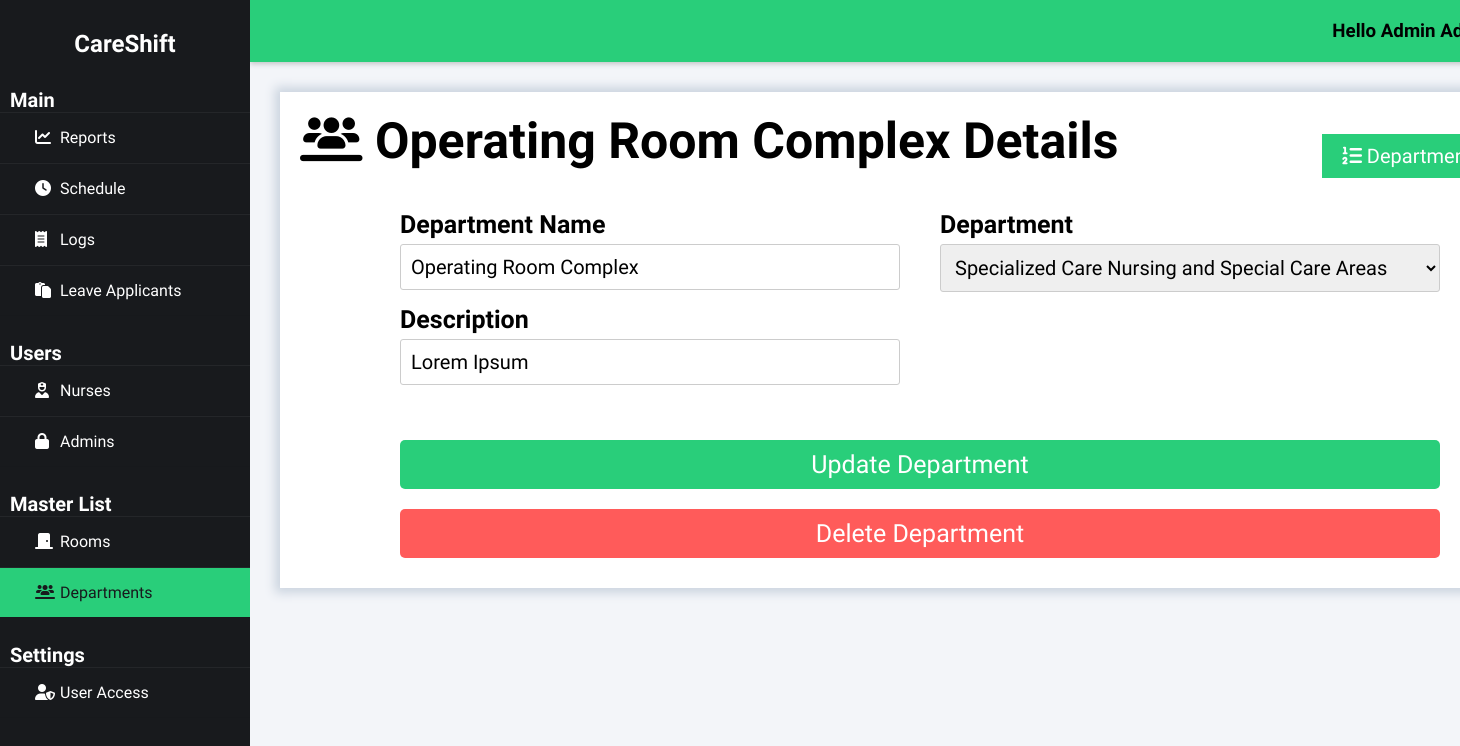
The app's page /index.php?page=departments&subpage=profile&id=1 (signed in) with its own data.
### tables this page shows
CREATE TABLE `department` (
  `department_id` int(50) NOT NULL auto_increment,
  `department_name` varchar(50) NOT NULL,
  `department_desc` varchar(255) NOT NULL,
  `dept_type_id` int(50) NOT NULL,
  PRIMARY KEY  (`department_id`),
  KEY (`dept_type_id`)
);

CREATE TABLE `dept_type` (
  `dept_type_id` int(50) NOT NULL auto_increment,
  `dept_type_name` varchar(50) NOT NULL,
  `dept_type_desc` varchar(255) NOT NULL,
  PRIMARY KEY  (`dept_type_id`)
);

### class/class.admin.php (called while the page is built, shortened)
<?php
class Admin{
	private $DB_SERVER='localhost';
	private $DB_USERNAME='root';
	private $DB_PASSWORD='';
	private $DB_DATABASE='db_careshift';
	private $conn;
	public function __construct(){
		$this->conn = new PDO("mysql:host=".$this->DB_SERVER.";dbname=".$this->DB_DATABASE,$this->DB_USERNAME,$this->DB_PASSWORD);
	}
	function get_id_by_username($username){
		$sql="SELECT adm_id FROM admin WHERE adm_username = :username";
		$q = $this->conn->prepare($sql);
		$q->execute(['username' => $username]);
		$id = $q->fetchColumn();
		return $id;
	}
	function get_fname($id){
		$sql="SELECT adm_fname FROM admin WHERE adm_id = :id";
		$q = $this->conn->prepare($sql);
		$q->execute(['id' => $id]);
		$fname = $q->fetchColumn();
		return $fname;
	}
	function get_lname($id){
		$sql="SELECT adm_lname FROM admin WHERE adm_id = :id";
		$q = $this->conn->prepare($sql);
		$q->execute(['id' => $id]);
		$lname = $q->fetchColumn();
		return $lname;
	}
}
?>

### class/class.departments.php (called while the page is built, shortened)
<?php
class Departments{
	private $DB_SERVER='localhost';
	private $DB_USERNAME='root';
	private $DB_PASSWORD='';
	private $DB_DATABASE='db_careshift';
	private $conn;
	public function __construct(){
		$this->conn = new PDO("mysql:host=".$this->DB_SERVER.";dbname=".$this->DB_DATABASE,$this->DB_USERNAME,$this->DB_PASSWORD);
	}
	function get_department_name($id){
		$sql="SELECT department_name FROM department WHERE department_id = :id";
		$q = $this->conn->prepare($sql);
		$q->execute(['id' => $id]);
		$department_name = $q->fetchColumn();
		return $department_name;
	}
	function get_department_desc($id){
		$sql="SELECT department_desc FROM department WHERE department_id = :id";
		$q = $this->conn->prepare($sql);
		$q->execute(['id' => $id]);
		$department_desc = $q->fetchColumn();
		return $department_desc;
	}
	function get_department_dept_type_id($id){
		$sql="SELECT dept_type_id FROM department WHERE department_id = :id";
		$q = $this->conn->prepare($sql);
		$q->execute(['id' => $id]);
		$dept_type_id = $q->fetchColumn();
		return $dept_type_id;
	}
}
?>

### class/class.dept_type.php (called while the page is built, shortened)
<?php
class Dept_Type{
	private $DB_SERVER='localhost';
	private $DB_USERNAME='root';
	private $DB_PASSWORD='';
	private $DB_DATABASE='db_careshift';
	private $conn;
	public function __construct(){
		$this->conn = new PDO("mysql:host=".$this->DB_SERVER.";dbname=".$this->DB_DATABASE,$this->DB_USERNAME,$this->DB_PASSWORD);
	}
	public function list_dept_type(){
		$sql="SELECT * FROM dept_type";
		$q = $this->conn->query($sql) or die("failed!");
		while($r = $q->fetch(PDO::FETCH_ASSOC)){
		$data[]=$r;
		}
		if(empty($data)){
		   return false;
		}else{
			return $data;
		}
	}
}
?>

### departments-module/profile.php (the view, shortened to what this page needs)
<div class="heading">
    <h1><i class="fas fa-solid fa-users-line"></i>&nbsp<?php echo $departments->get_department_name($id).' ';?>Details</h1>
    <a href="index.php?page=departments" class="right_button"><i class="fa fa-list-ol" aria-hidden="true"></i>&nbspDepartments List</a>
</div>
<div class="add_form_wrapper">
<form class="add_form" action="processes/process.department.php?action=update" method="POST">
    <div class="form_wrapper">
        <div class="add_form_left">
            <label for="department_name">Department Name</label>
            <input type="text" id="department_name" name="department_name" value="<?php echo $departments->get_department_name($id);?>" required>
            <label for="department_desc">Description</label>
            <input type="text" id="department_desc" name="department_desc" value="<?php echo $departments->get_department_desc($id);?>" required>
        </div>
        <div class="add_form-right">
            <label for="dept_type_id">Department</label>
            <select required id="dept_type_id" name="dept_type_id">
                <?php
                if($dept_type->list_dept_type() != false){
                    foreach($dept_type->list_dept_type() as $value){
                        extract($value);
                ?>
                            <option value="<?php echo $dept_type_id; ?>" <?php echo ($dept_type_id == $departments->get_department_dept_type_id($id)) ? 'selected' : ''; ?>>
                                <?php echo $dept_type_name; ?>
                            </option>
                                <?php
                }
            }
            ?>
        </div>
    </div>
    <button type="submit" class="submit-btn">Update Department</button>
</form>
<form action="processes/process.department.php?action=delete" method="POST">
    <button type="submit" class="delete-btn">Delete Department</button>
</form>
</div>

### index.php (shortened to what this page needs)
<?php
include_once 'class/class.admin.php';
include_once 'class/class.departments.php';
include_once 'class/class.useraccess.php';
include_once 'class/class.dept_type.php';
$page = (isset($_GET['page']) && $_GET['page'] != '') ? $_GET['page'] : 'reports';
$admin = new Admin();
$departments = new Departments();
$dept_type = new Dept_Type();
$admin_id = $admin->get_id_by_username($_SESSION['adm_username']);
?>
<!DOCTYPE html>
<html>
<head>
    <link rel="stylesheet" href="css/styles.css">
    <link rel="stylesheet" href="https://cdnjs.cloudflare.com/ajax/libs/fullcalendar/3.4.0/fullcalendar.css" />
</head>
<body>
    <div class="wrapper">
        <div class="sidebar">
            <h2>CareShift</h2>
            <ul>
                <h3>Main</h3>
                <li><a href="index.php?page=reports" class="<?= $page == 'reports' ? 'active' : '' ?>"><i class="fas fa-solid fa-chart-line"></i>Reports</a></li>
                <li><a href="index.php?page=schedule" class="<?= $page == 'schedule' ? 'active' : '' ?>"><i class="fas fa-solid fa-clock"></i>Schedule</a></li>
                <li><a href="index.php?page=logs" class="<?= $page == 'logs' ? 'active' : '' ?>"><i class="fas fa-solid fa-receipt"></i>Logs</a></li>
                <li><a href="index.php?page=leave" class="<?= $page == 'leave' ? 'active' : '' ?>"><i class="fas fa-regular fa-paste"></i></i></i>Leave Applicants</a></li>
                <h3>Users</h3>
                <li><a href="index.php?page=nurses" class="<?= $page == 'nurses' ? 'active' : '' ?>"><i class="fas fa-solid fa-user-nurse"></i>Nurses</a></li>
                <li><a href="index.php?page=admins" class="<?= $page == 'admins' ? 'active' : '' ?>"><i class="fas fa-lock" aria-hidden="true"></i></i>Admins</a></li>
                <h3>Master List</h3>
                <li><a href="index.php?page=rooms" class="<?= $page == 'rooms' ? 'active' : '' ?>"><i class="fas fa-solid fa-door-closed"></i>Rooms</a></li>
                <li><a href="index.php?page=departments" class="<?= $page == 'departments' ? 'active' : '' ?>"><i class="fas fa-solid fa-users-line"></i>Departments</a></li>
                <h3>Settings</h3>
                <li><a href="index.php?page=useraccess" class="<?= $page == 'useraccess' ? 'active' : '' ?>"><i class="fas fa-solid fa-user-shield"></i>User Access</a></li>
            </ul>
        </div>
        <div class="body">
            <div class="header">
                <h3>Hello <?php echo $admin->get_fname($admin_id).' '.$admin->get_lname($admin_id);?>!</h3>
            </div>
            <div class="main_content">
                <?php
                    switch($page){
                    case 'departments':
                        require_once 'departments-module/index.php';
                    break;
                    }
                ?>
            </div>
        </div>
    </div>
</body>
</html>

### css/styles.css (style rules this page uses)
* { margin: 0; padding: 0; box-sizing: border-box; list-style: none; text-decoration: none; font-family: "Afacad Flux", sans-serif; }
body { background: #f3f5f9; }
.wrapper { display: flex; position: relative; }
.wrapper .sidebar { position: fixed; width: 250px; height: 100%; background: #181a1d; padding: 30px 0; z-index: 999; }
.wrapper .sidebar h2 { color: white; text-align: center; margin-bottom: 30px; }
.wrapper .sidebar h3 { color: white; font-size: 20px; margin-top: 25px; margin-left: 10px; }
.wrapper .sidebar ul li { border-bottom: 1px solid rgba(0, 0, 0, 0.05); border-top: 1px solid rgba(255, 255, 255, 0.05); }
.wrapper .sidebar ul li a { color: white; display: block; padding: 15px 15px 15px 35px; }
.wrapper .sidebar ul li a .fas { width: 25px; }
.wrapper .sidebar ul li a.active { background-color: #29ce7a; color: #181a1d; }
.wrapper .sidebar ul li a.active .fas { color: #181a1d; }
.wrapper .body { width: 100%; margin-left: 250px; }
.wrapper .body .header { padding: 20px; background: #29ce7a; display: flex; justify-content: flex-end; gap: 20px; align-items: center; position: sticky; top: 0; z-index: 100; box-shadow: 0 2px 5px rgba(0, 0, 0, 0.2); }
.wrapper .body .header h3 { margin: 0; }
.wrapper .body .main_content { padding: 0px 30px 0px 30px; }
.wrapper .body .main_content h1 { font-size: 50px; margin-bottom: 30px; width: 80%; }
.wrapper .body .main_content .content_wrapper .heading { display: flex; justify-content: space-between; align-items: center; }
.heading .right_button { padding: 10px 20px; background-color: #29ce7a; color: white; border: none; cursor: pointer; font-size: 20px; }
.add_form_wrapper { margin: 10px 100px 10px 100px; }
.add_form { display: flex; justify-content: space-between; flex-wrap: wrap; gap: 40px; margin-bottom: 20px; }
.form_wrapper { display: flex; justify-content: space-between; gap: 40px; width: 100%; }
.add_form_left, .add_form-right { width: 500px; display: flex; flex-direction: column; flex: 1; }
label { margin-bottom: 5px; font-weight: bold; font-size: 25px; }
.add_form input[type="text"], .add_form input[type="number"], .add_form input[type="email"], .add_form input[type="tel"], .add_form input[type="date"], .add_form input[type="time"], .add_form select { width: 100%; padding: 10px; margin-bottom: 15px; border: 1px solid #ccc; border-radius: 3px; font-size: 20px; }
.submit-btn { padding: 10px 20px; background-color: #29ce7a; color: white; border: none; border-radius: 5px; font-size: 25px; cursor: pointer; display: block; width: 100%; text-align: center; }
.delete-btn { padding: 10px 20px; background-color: #ff5b5a; color: white; border: none; border-radius: 5px; font-size: 25px; cursor: pointer; display: block; width: 100%; text-align: center; }

### records on screen
department: department_name "Operating Room Complex", department_desc "Lorem Ipsum", dept_type_id "Specialized Care Nursing and Special Care Areas"

### other values on screen
$admin->get_fname($admin_id) "Admin"
